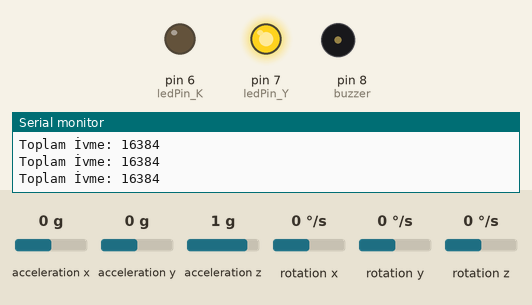
Recording of a sketch running on a simulated Arduino Uno, built with avr-gcc and run on an emulated ATmega328P. Shown: output pins drawn as LEDs (lit = HIGH), buzzer (waves = sounding, pin HIGH), the last lines printed to the serial monitor. Dashed ring = blinking. Inputs (shaded band) come from the test bench; at power-on: acceleration x 0 g, acceleration y 0 g, acceleration z 1 g, rotation x 0 °/s, rotation y 0 °/s, rotation z 0 °/s.

Above: at 1.2 s.
1.3 s: acceleration x set to -0.4 g
At 1.54 s:
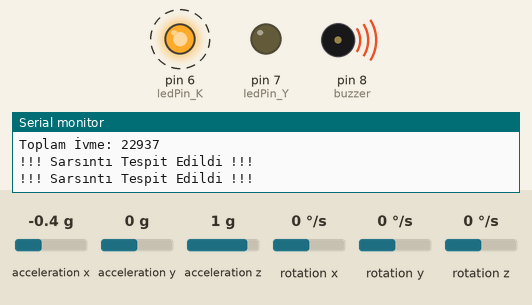
4.3 s: acceleration y set to -0.5 g
7.3 s: acceleration y set to -0.8 g
At 7.47 s:
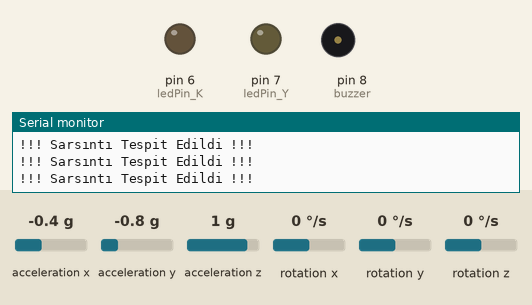
9.0 s: acceleration z set to 0.7 g
At 9.2 s:
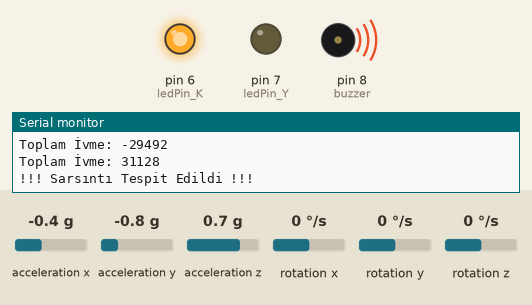
Timing chart, 0 to 13.0 s (numbered marks = the images above; inputs shaded):
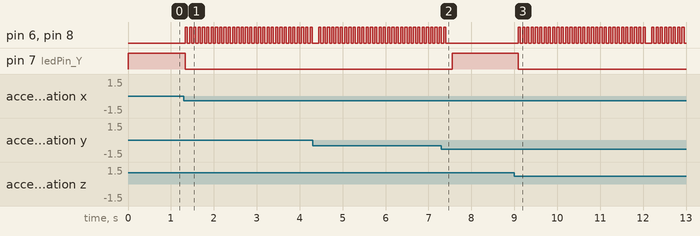

Measured:
- the behaviour switches between -0.2 and -0.3 g on acceleration x (found by bisection; images 0 and 1)
- the behaviour switches between -0.6 and -0.7 g on acceleration y (found by bisection; images 1 and 2)
- the behaviour switches between 0.9 and 0.8 g on acceleration z (found by bisection; images 2 and 3)
- after the input at 1.3 s, pin 6 (ledPin_K), pin 8 (buzzer): alternates HIGH for 0.05 s and LOW for 0.05 s, starting at once; pin 7 (ledPin_Y): HIGH → LOW at once
- after the input at 7.3 s, pin 6 (ledPin_K), pin 8 (buzzer): goes on until 7.4 s, then stays LOW; pin 7 (ledPin_Y): LOW → HIGH after 0.26 s
- after the input at 9.0 s, pin 6 (ledPin_K), pin 8 (buzzer): goes 29 × (HIGH 0.05 s, LOW 0.05 s), HIGH 0.05 s, LOW 0.15 s, 7 × (HIGH 0.05 s, LOW 0.05 s), HIGH 0.05 s, then LOW, starting after 0.09 s; pin 7 (ledPin_Y): HIGH → LOW after 0.09 s

The sketch:

code.ino
```cpp
// MPU6050+Led+Buzzer İle Deprem Alarmı
#include <Wire.h>
#include <MPU6050.h>

MPU6050 sensor;

const int ledPin_K = 6; // Yeşil LED uyarı pini
const int ledPin_Y = 7; // Kırmızı LED uyarı pini
const int buzzer = 8; // Buzzer uyarı pini
const int threshold = 21000; // Sarsıntı eşiği

void setup() {
  Serial.begin(9600);
  Wire.begin();
  sensor.initialize();

  pinMode(ledPin_K, OUTPUT);
  pinMode(ledPin_Y, OUTPUT);
  pinMode(buzzer, OUTPUT);

  if (sensor.testConnection()) {
    Serial.println("MPU6050 bağlantısı başarılı.");
  } else {
    Serial.println("MPU6050 bağlantı hatalı!");
    while (1);
  }
}

void loop() {
  int16_t ax, ay, az;   // X, Y, Z eksenlerindeki ivme değerleri

  sensor.getAcceleration(&ax, &ay, &az);

  // Mutlak ivme büyüklüğü (sarsıntı şiddeti)
  long toplamIvme = abs(ax) + abs(ay) + abs(az);

  Serial.print("Toplam İvme: ");
  Serial.println(toplamIvme);

  if (toplamIvme > threshold) {
  for(int i=0; i<30; i++){
    digitalWrite(ledPin_Y, LOW);
    digitalWrite(ledPin_K, HIGH);
    digitalWrite(buzzer, HIGH);
  delay(50);
    digitalWrite(ledPin_K, LOW);
    digitalWrite(buzzer, LOW);
  delay(50);
    Serial.println("!!! Sarsıntı Tespit Edildi !!!");
  }
  }
  else {
    digitalWrite(ledPin_Y, HIGH);
    digitalWrite(ledPin_K, LOW);
    digitalWrite(buzzer, LOW);
  }
  delay(100);
}
```
